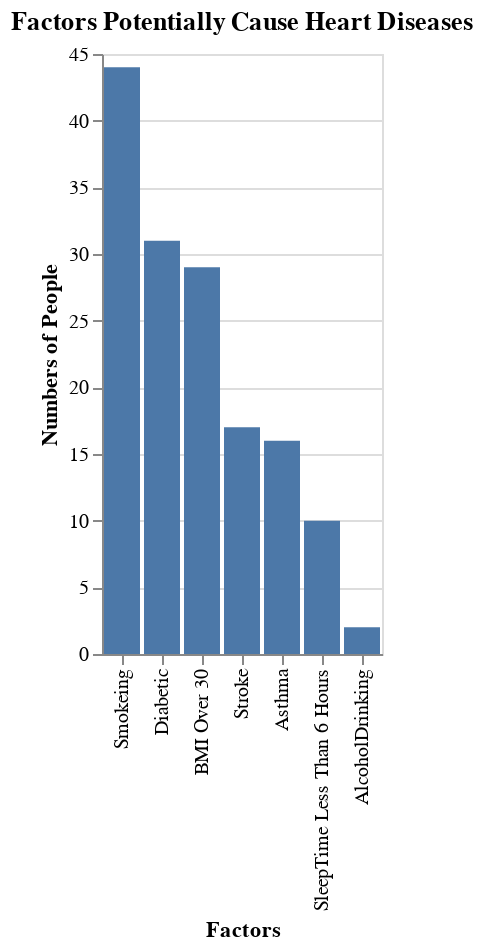

The notebook cell saved with this chart:
### Code cell
alt.Chart(data2).mark_bar().encode(
    x=alt.X('a:N',sort=["Smokeing","Diabetic","BMI Over 30","Stroke","Asthma","SleepTime Less Than 6 Hours"," AlcoholDrinking"],
           axis=alt.Axis(format='', title='Factors')),
    y=alt.Y('b:Q',axis=alt.Axis(format='', title='Numbers of People'))   
).properties(
    title='Factors Potentially Cause Heart Diseases'
)

# x=alt.X('Categories', sort=categoryNames),
#     y='Amounts',

### Figure 1 — Vega-Lite specification as saved in the notebook (floating-point values rounded to 4 significant figures)
{"config": {"view": {"continuousWidth": 400, "continuousHeight": 300}}, "data": {"name": "data-30cdfe503088df812eb4062c480686d8"}, "mark": "bar", "encoding": {"x": {"axis": {"format": "", "title": "Factors"}, "field": "a", "sort": ["Smokeing", "Diabetic", "BMI Over 30", "Stroke", "Asthma", "SleepTime Less Than 6 Hours", " AlcoholDrinking"], "type": "nominal"}, "y": {"axis": {"format": "", "title": "Numbers of People"}, "field": "b", "type": "quantitative"}}, "title": "Factors Potentially Cause Heart Diseases", "$schema": "https://vega.github.io/schema/vega-lite/v4.17.0.json", "datasets": {"data-30cdfe503088df812eb4062c480686d8": [{"a": "BMI Over 30", "b": 29}, {"a": "Smokeing", "b": 44}, {"a": "AlcoholDrinking", "b": 2}, {"a": "SleepTime Less Than 6 Hours", "b": 10}, {"a": "Diabetic", "b": 31}, {"a": "Asthma", "b": 16}, {"a": "Stroke", "b": 17}]}}
